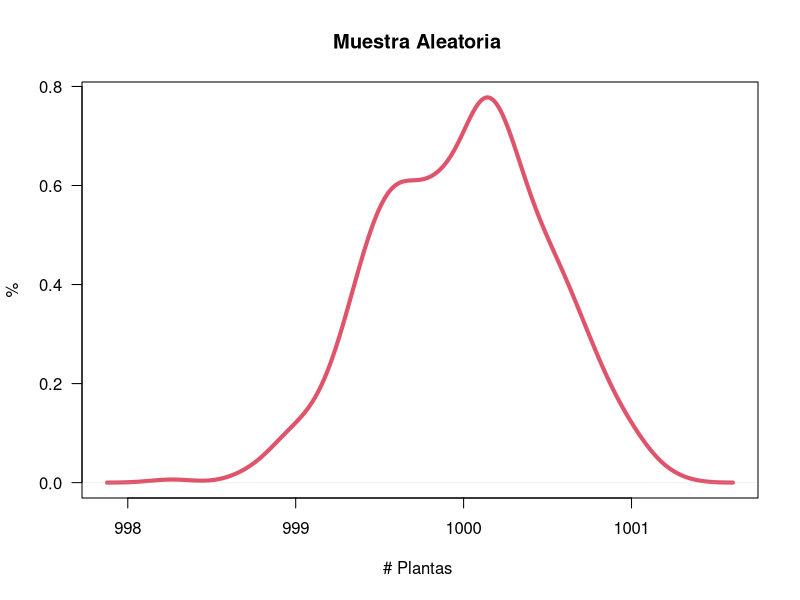
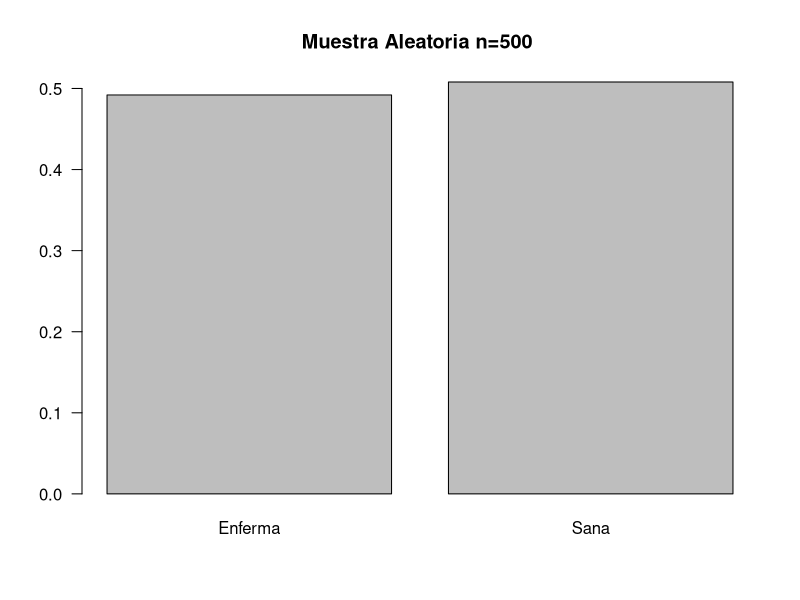
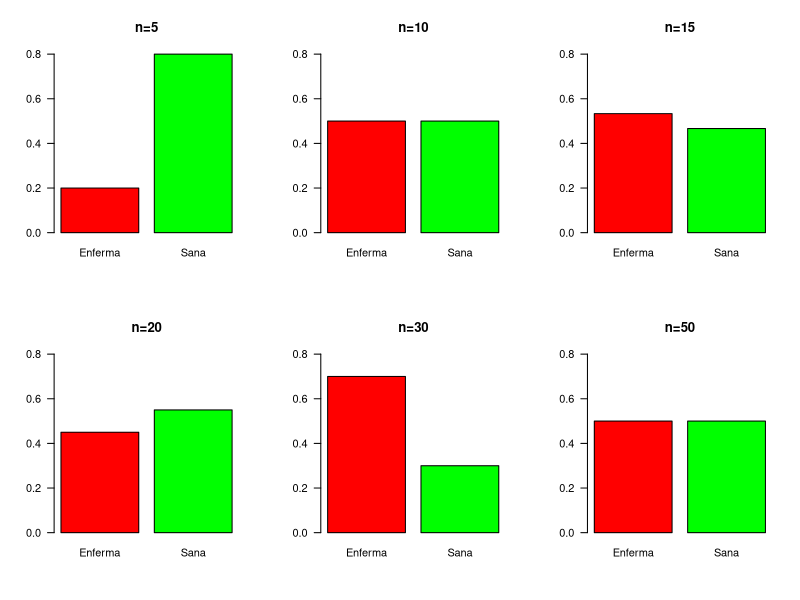
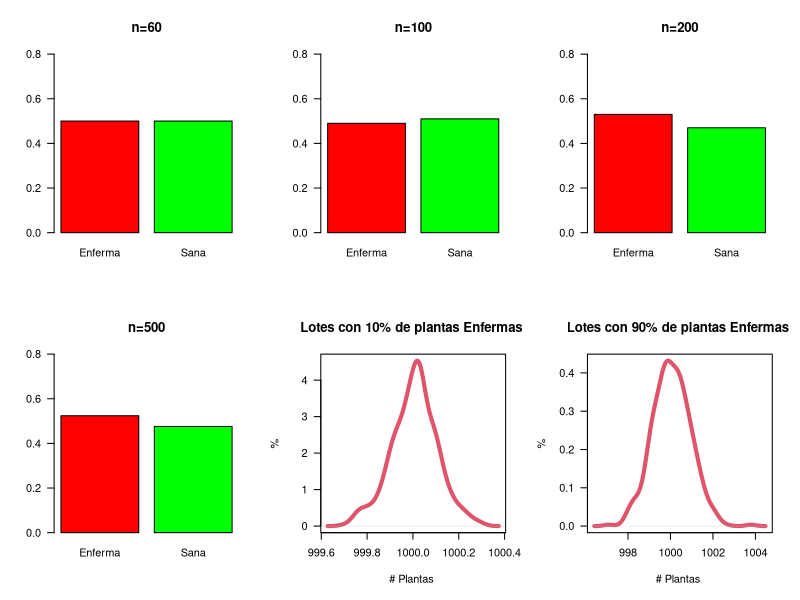

Reproduce these figures in R, in order.
## ---- chunk 1
knitr::opts_chunk$set(echo = TRUE)
## ---- chunk 2
prop.test(500,1000)$conf.int

## ---- chunk 3
x=rnorm(500,1000,0.5)
plot(density(x), main="Muestra Aleatoria ", las=1, xlab = "# Plantas ", ylab="%", col=2, lwd=4)
## ---- chunk 4
n=500
x1=sample(c("Enferma","Sana"),n,replace=TRUE)
p1=prop.table(table(x1))
barplot(p1, las=1, main="Muestra Aleatoria n=500 ")

## ---- chunk 5
par(mfrow=c(2, 3))
n=5
x1=sample(c("Enferma","Sana"),n,replace=TRUE)
p1=prop.table(table(x1))
barplot(p1, las=1,col=c("red","green"),ylim=c(0,0.8),main="n=5")

n=10
x1=sample(c("Enferma","Sana"),n,replace=TRUE)
p1=prop.table(table(x1))
barplot(p1, las=1,col=c("red","green"),ylim=c(0,0.8),main="n=10")

n=15
x1=sample(c("Enferma","Sana"),n,replace=TRUE)
p1=prop.table(table(x1))
barplot(p1, las=1,col=c("red","green"),ylim=c(0,0.8),main="n=15")

n=20
x1=sample(c("Enferma","Sana"),n,replace=TRUE)
p1=prop.table(table(x1))
barplot(p1, las=1,col=c("red","green"),ylim=c(0,0.8),main="n=20")

n=30
x1=sample(c("Enferma","Sana"),n,replace=TRUE)
p1=prop.table(table(x1))
barplot(p1, las=1,col=c("red","green"),ylim=c(0,0.8),main="n=30")

n=50
x1=sample(c("Enferma","Sana"),n,replace=TRUE)
p1=prop.table(table(x1))
barplot(p1, las=1,col=c("red","green"),ylim=c(0,0.8),main="n=50")

n=60
x1=sample(c("Enferma","Sana"),n,replace=TRUE)
p1=prop.table(table(x1))
barplot(p1, las=1,col=c("red","green"),ylim=c(0,0.8),main="n=60")

n=100
x1=sample(c("Enferma","Sana"),n,replace=TRUE)
p1=prop.table(table(x1))
barplot(p1, las=1,col=c("red","green"),ylim=c(0,0.8),main="n=100")

n=200
x1=sample(c("Enferma","Sana"),n,replace=TRUE)
p1=prop.table(table(x1))
barplot(p1, las=1,col=c("red","green"),ylim=c(0,0.8),main="n=200")

n=500
x1=sample(c("Enferma","Sana"),n,replace=TRUE)
p1=prop.table(table(x1))
barplot(p1, las=1,col=c("red","green"),ylim=c(0,0.8),main="n=500")
              
        
## ---- chunk 6

x=rnorm(500,1000,0.1)
plot(density(x), main="Lotes con 10% de plantas Enfermas ", las=1, xlab = "# Plantas ", ylab="%", col=2, lwd=4)

prop.test(100,1000)$conf.int


## ---- chunk 7
x=rnorm(500,1000,0.9)
plot(density(x), main="Lotes con 90% de plantas Enfermas ", las=1, xlab = "# Plantas ", ylab="%", col=2, lwd=4)

prop.test(900,1000)$conf.int
